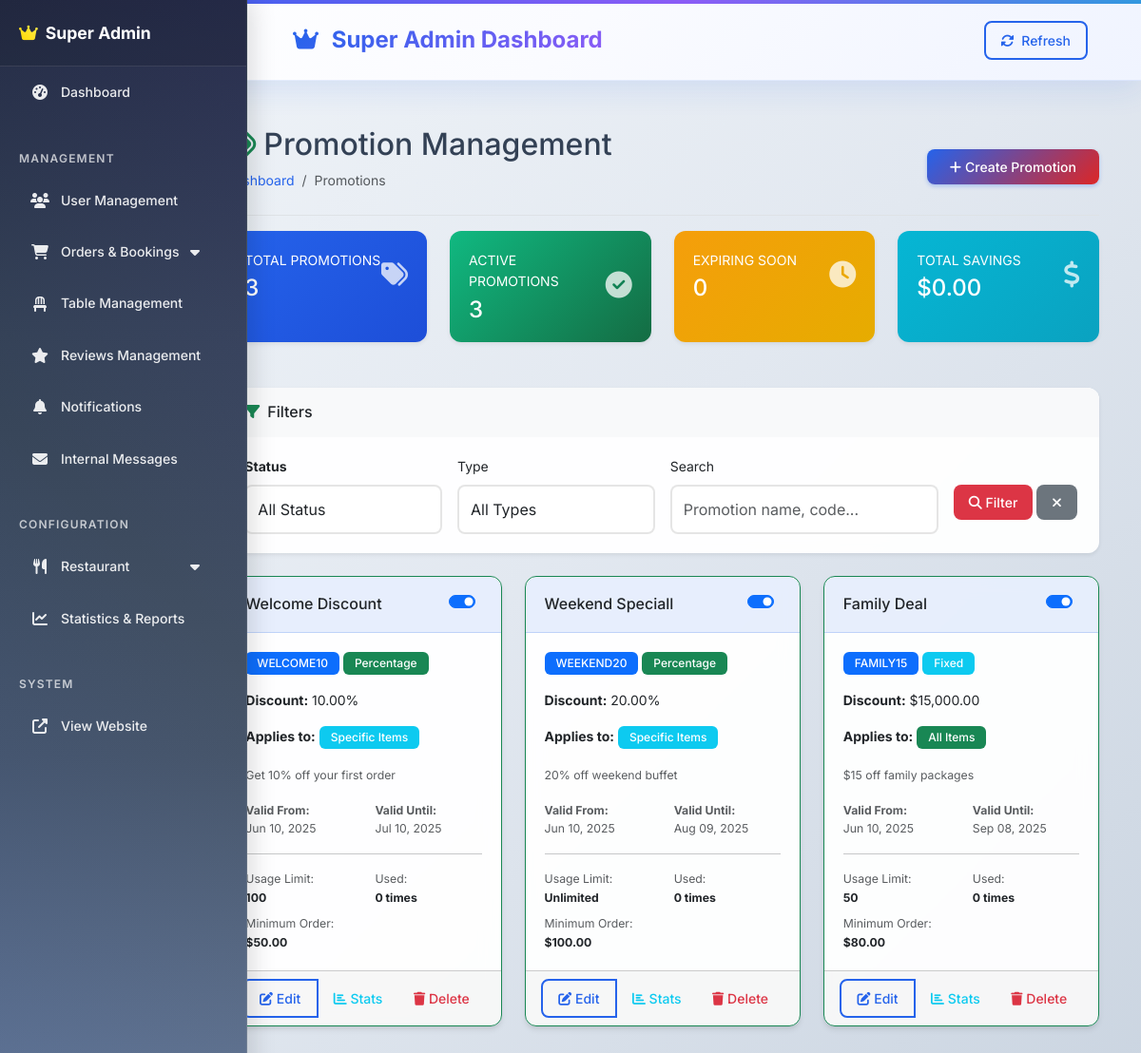
The page /superadmin/promotions (signed in) on the database its author committed.
### tables this page shows
CREATE TABLE IF NOT EXISTS `promotions` (
  `id` int NOT NULL AUTO_INCREMENT,
  `name` varchar(255) NOT NULL,
  `code` varchar(50) NOT NULL,
  `description` text,
  `type` enum('percentage','fixed','buy_one_get_one') NOT NULL DEFAULT 'percentage',
  `application_type` enum('all','specific_items','categories') DEFAULT 'all',
  `discount_value` decimal(10,2) NOT NULL,
  `start_date` date NOT NULL,
  `end_date` date NOT NULL,
  `usage_limit` int DEFAULT NULL,
  `used_count` int DEFAULT '0',
  `minimum_amount` decimal(10,2) DEFAULT NULL,
  `is_active` tinyint(1) DEFAULT '1',
  `created_at` timestamp NULL DEFAULT CURRENT_TIMESTAMP,
  `updated_at` timestamp NULL DEFAULT CURRENT_TIMESTAMP ON UPDATE CURRENT_TIMESTAMP,
  PRIMARY KEY (`id`),
  UNIQUE KEY `code` (`code`)
);

### views/superadmin/promotions.php (the view, shortened to what the rows shown need)
<!DOCTYPE html>
<html lang="en">
<head>
    <?php require_once 'views/layouts/superadmin_header.php'; ?>
</head>
<body>
    <div class="container-fluid">
        <div class="row">
            <?php require_once 'views/layouts/superadmin_sidebar.php'; ?>
            <main class="col-md-9 ms-sm-auto col-lg-10 px-md-4">
                <div class="d-flex justify-content-between flex-wrap flex-md-nowrap align-items-center pt-3 pb-2 mb-3 border-bottom">
                    <div>
                        <h1 class="h2">
                            <i class="fas fa-tags me-2 text-success"></i>Promotion Management
                        </h1>
                        <nav aria-label="breadcrumb">
                            <ol class="breadcrumb">
                                <li class="breadcrumb-item"><a href="<?= SITE_URL ?>/superadmin/dashboard">Dashboard</a></li>
                                <li class="breadcrumb-item active">Promotions</li>
                            </ol>
                        </nav>
                    </div>
                    <div class="btn-toolbar mb-2 mb-md-0">
                        <button type="button" class="btn btn-primary" onclick="showCreatePromotionModal()">
                            <i class="fas fa-plus me-1"></i>Create Promotion
                        </button>
                    </div>
                </div>
                <div class="row mb-4">
                    <div class="col-xl-3 col-md-6 mb-4">
                        <div class="card border-0 shadow-sm h-100 bg-gradient-primary text-white">
                            <div class="card-body">
                                <div class="d-flex align-items-center">
                                    <div class="flex-grow-1">
                                        <div class="text-xs font-weight-bold text-uppercase mb-1">Total Promotions</div>
                                        <div class="h4 mb-0 font-weight-bold"><?= number_format($stats['total_promotions'] ?? 0) ?></div>
                                    </div>
                                    <div class="flex-shrink-0">
                                        <i class="fas fa-tags fa-2x opacity-75"></i>
                                    </div>
                                </div>
                            </div>
                        </div>
                    </div>
                    <div class="col-xl-3 col-md-6 mb-4">
                        <div class="card border-0 shadow-sm h-100 bg-gradient-success text-white">
                            <div class="card-body">
                                <div class="d-flex align-items-center">
                                    <div class="flex-grow-1">
                                        <div class="text-xs font-weight-bold text-uppercase mb-1">Active Promotions</div>
                                        <div class="h4 mb-0 font-weight-bold"><?= number_format($stats['active_promotions'] ?? 0) ?></div>
                                    </div>
                                    <div class="flex-shrink-0">
                                        <i class="fas fa-check-circle fa-2x opacity-75"></i>
                                    </div>
                                </div>
                            </div>
                        </div>
                    </div>
                    <div class="col-xl-3 col-md-6 mb-4">
                        <div class="card border-0 shadow-sm h-100 bg-gradient-warning text-white">
                            <div class="card-body">
                                <div class="d-flex align-items-center">
                                    <div class="flex-grow-1">
                                        <div class="text-xs font-weight-bold text-uppercase mb-1">Expiring Soon</div>
                                        <div class="h4 mb-0 font-weight-bold"><?= number_format($stats['expiring_promotions'] ?? 0) ?></div>
                                    </div>
                                    <div class="flex-shrink-0">
                                        <i class="fas fa-clock fa-2x opacity-75"></i>
                                    </div>
                                </div>
                            </div>
                        </div>
                    </div>
                    <div class="col-xl-3 col-md-6 mb-4">
                        <div class="card border-0 shadow-sm h-100 bg-gradient-info text-white">
                            <div class="card-body">
                                <div class="d-flex align-items-center">
                                    <div class="flex-grow-1">
                                        <div class="text-xs font-weight-bold text-uppercase mb-1">Total Savings</div>
                                        <div class="h4 mb-0 font-weight-bold">$<?= number_format($stats['total_savings'] ?? 0, 2) ?></div>
                                    </div>
                                    <div class="flex-shrink-0">
                                        <i class="fas fa-dollar-sign fa-2x opacity-75"></i>
                                    </div>
                                </div>
                            </div>
                        </div>
                    </div>                </div>
                <div class="card mb-4 border-0 shadow-sm">
                    <div class="card-header bg-light border-0">
                        <h6 class="card-title mb-0">
                            <i class="fas fa-filter me-2 text-success"></i>Filters
                        </h6>
                    </div>
                    <div class="card-body">
                        <form method="GET" class="row g-3">
                            <div class="col-md-3">
                                <label for="status" class="form-label fw-bold">Status</label>
                                <select class="form-select" id="status" name="status">
                                    <option value="">All Status</option>
                        </select>
                    </div>
                    <div class="col-md-3">
                        <label for="type" class="form-label">Type</label>
                        <select class="form-select" id="type" name="type">
                            <option value="">All Types</option>
                        </select>
                    </div>
                    <div class="col-md-4">
                        <label for="search" class="form-label">Search</label>
                        <input type="text" class="form-control" id="search" name="search"
                            placeholder="Promotion name, code..."
                            value="<?php echo htmlspecialchars($_GET['search'] ?? ''); ?>">
                    </div>
                    <div class="col-md-2">
                        <label class="form-label">&nbsp;</label>
                        <div> <button type="submit" class="btn btn-danger">
                                <i class="fas fa-search"></i> Filter
                            </button>
                            <a href="<?= SITE_URL ?>/superadmin/promotions" class="btn btn-secondary">
                                <i class="fas fa-times"></i>
                            </a>
                        </div>
                    </div>
                </form>
            </div>
        </div>
        <div class="row">
            <?php if (!empty($promotions)): ?>
                <?php foreach ($promotions as $promotion): ?>
                    <div class="col-lg-6 col-xl-4 mb-4">
                        <div class="card h-100 <?php echo getPromotionCardClass($promotion); ?>">
                            <div class="card-header d-flex justify-content-between align-items-center">
                                <h6 class="card-title mb-0"><?php echo htmlspecialchars($promotion['name']); ?></h6>                                <div class="form-check form-switch">
                                    <input class="form-check-input" type="checkbox"
                                        id="promotion-status-<?php echo $promotion['id']; ?>"
                                        <?php echo $promotion['is_active'] ? 'checked' : ''; ?>
                                        onchange="togglePromotionStatus(<?php echo $promotion['id']; ?>)">
                                </div>
                            </div>
                            <div class="card-body">
                                <div class="mb-3">
                                    <span class="badge bg-primary"><?php echo strtoupper($promotion['code']); ?></span>
                                    <span class="badge bg-<?php echo getPromotionTypeBadgeColor($promotion['type']); ?>">
                                        <?php echo ucfirst(str_replace('_', ' ', $promotion['type'])); ?>
                                    </span>
                                </div>
                                <div class="mb-3">
                                    <strong>Discount:</strong>
                                    <?php if ($promotion['type'] === 'percentage'): ?>
                                        <?php echo $promotion['discount_value']; ?>%
                                    <?php elseif ($promotion['type'] === 'fixed'): ?>
                                        $<?php echo number_format($promotion['discount_value'], 2); ?>
                                    <?php else: ?>
                                        Buy One Get One
                                    <?php endif; ?>                                </div>
                                <div class="mb-3">
                                    <strong>Applies to:</strong>
                                    <?php
                                    $applicationType = $promotion['application_type'] ?? 'all';
                                    switch($applicationType) {
                                        case 'specific_items':
                                            echo '<span class="badge bg-info">Specific Items</span>';
                                            break;
                                        default:
                                            echo '<span class="badge bg-success">All Items</span>';
                                    }
                                    ?>
                                </div>
                                <?php if (!empty($promotion['description'])): ?>
                                    <div class="mb-3">
                                        <small class="text-muted"><?php echo htmlspecialchars($promotion['description']); ?></small>
                                    </div>
                                <?php endif; ?>
                                <div class="row small text-muted">
                                    <div class="col-6">
                                        <div><strong>Valid From:</strong></div>
                                        <div><?php echo date('M d, Y', strtotime($promotion['start_date'])); ?></div>
                                    </div>
                                    <div class="col-6">
                                        <div><strong>Valid Until:</strong></div>
                                        <div><?php echo date('M d, Y', strtotime($promotion['end_date'])); ?></div>
                                    </div>
                                </div>
                                <hr>
                                <div class="row small">
                                    <div class="col-6">
                                        <div class="text-muted">Usage Limit:</div>
                                        <div class="fw-bold"><?php echo $promotion['usage_limit'] ? number_format($promotion['usage_limit']) : 'Unlimited'; ?></div>
                                    </div>
                                    <div class="col-6">
                                        <div class="text-muted">Used:</div>
                                        <div class="fw-bold"><?php echo number_format($promotion['used_count'] ?? 0); ?> times</div>
                                    </div>
                                </div>
                                <?php if (!empty($promotion['minimum_amount'])): ?>
                                    <div class="mt-2 small">
                                        <div class="text-muted">Minimum Order:</div>
                                        <div class="fw-bold">$<?php echo number_format($promotion['minimum_amount'], 2); ?></div>
                                    </div>
                                <?php endif; ?>
                            </div>
                            <div class="card-footer">
                                <div class="btn-group w-100" role="group">
                                    <button type="button" class="btn btn-outline-primary btn-sm"
                                        onclick="editPromotion(<?php echo $promotion['id']; ?>)">
                                        <i class="fas fa-edit"></i> Edit
                                    </button>
                                    <button type="button" class="btn btn-outline-info btn-sm"
                                        onclick="viewPromotionStats(<?php echo $promotion['id']; ?>)">
                                        <i class="fas fa-chart-bar"></i> Stats
                                    </button>
                                    <button type="button" class="btn btn-outline-danger btn-sm"
                                        onclick="deletePromotion(<?php echo $promotion['id']; ?>)">
                                        <i class="fas fa-trash"></i> Delete
                                    </button>
                                </div>
                            </div>
                        </div>
                    </div>
                <?php endforeach; ?>
            <?php endif; ?>
        </div>
        </main>
    </div>
</div>
<?php
function getPromotionCardClass($promotion)
{
    $now = date('Y-m-d');
    if (!$promotion['is_active']) {
        return 'border-secondary';
    } elseif ($promotion['end_date'] < $now) {
        return 'border-warning';
    } else {
        return 'border-success';
    }
}
function getPromotionTypeBadgeColor($type)
{
    switch ($type) {
        case 'percentage':
            return 'success';
        case 'fixed':
            return 'info';
    }
}
?>
</body>
</html>

### rows shown on the page
promotions: id "3", name "Family Deal", is_active "☑", code "FAMILY15", type "Fixed", discount_value "15,000.00", application_type "All Items", description "$15 off family packages", start_date "Jun 10, 2025", end_date "Sep 08, 2025", usage_limit "50", used_count "0", minimum_amount "80.00"
promotions: name "Welcome Discount", is_active "☑", code "WELCOME10", type "Percentage", discount_value "10.00", application_type "Specific Items", description "Get 10% off your first order", start_date "Jun 10, 2025", end_date "Jul 10, 2025", usage_limit "100", used_count "0", minimum_amount "50.00"
promotions: name "Weekend Speciall", is_active "☑", code "WEEKEND20", type "Percentage", discount_value "20.00", application_type "Specific Items", description "20% off weekend buffet", start_date "Jun 10, 2025", end_date "Aug 09, 2025", shows "Unlimited", used_count "0", minimum_amount "100.00"

### other values the page prints
$stats['expiring_promotions'] "0"
$stats['total_savings'] "0.00"
